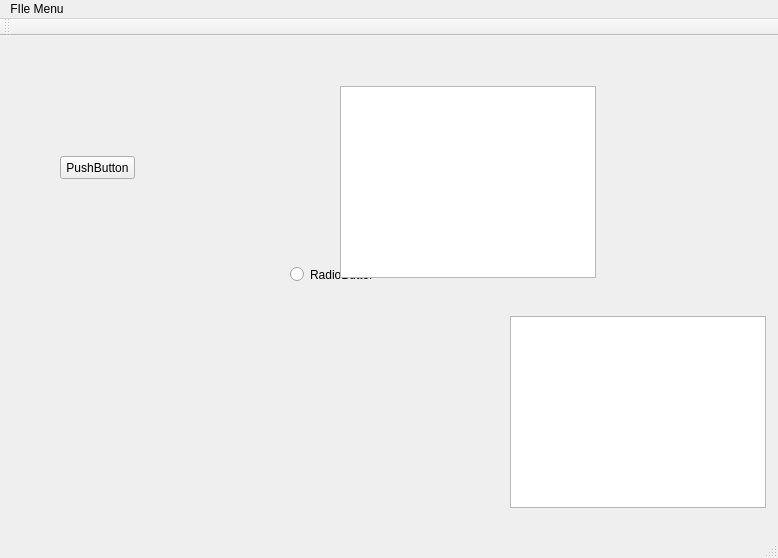
<?xml version="1.0" encoding="UTF-8"?>
<ui version="4.0">
 <class>MainWindow</class>
 <widget class="QMainWindow" name="MainWindow">
  <property name="geometry">
   <rect>
    <x>0</x>
    <y>0</y>
    <width>778</width>
    <height>558</height>
   </rect>
  </property>
  <property name="windowTitle">
   <string>MainWindow</string>
  </property>
  <widget class="QWidget" name="centralWidget">
   <widget class="QPushButton" name="pushButton">
    <property name="geometry">
     <rect>
      <x>60</x>
      <y>120</y>
      <width>75</width>
      <height>23</height>
     </rect>
    </property>
    <property name="text">
     <string>PushButton</string>
    </property>
   </widget>
   <widget class="QRadioButton" name="radioButton">
    <property name="geometry">
     <rect>
      <x>290</x>
      <y>230</y>
      <width>82</width>
      <height>17</height>
     </rect>
    </property>
    <property name="text">
     <string>RadioButton</string>
    </property>
   </widget>
   <widget class="QCommandLinkButton" name="commandLinkButton">
    <property name="geometry">
     <rect>
      <x>400</x>
      <y>160</y>
      <width>172</width>
      <height>41</height>
     </rect>
    </property>
    <property name="text">
     <string>CommandLinkButton</string>
    </property>
   </widget>
   <widget class="QWidget" name="verticalLayoutWidget">
    <property name="geometry">
     <rect>
      <x>450</x>
      <y>140</y>
      <width>160</width>
      <height>80</height>
     </rect>
    </property>
    <layout class="QVBoxLayout" name="verticalLayout"/>
   </widget>
   <widget class="QListWidget" name="listWidget">
    <property name="geometry">
     <rect>
      <x>510</x>
      <y>280</y>
      <width>256</width>
      <height>192</height>
     </rect>
    </property>
   </widget>
   <widget class="QColumnView" name="columnView">
    <property name="geometry">
     <rect>
      <x>340</x>
      <y>50</y>
      <width>256</width>
      <height>192</height>
     </rect>
    </property>
   </widget>
   <widget class="QStackedWidget" name="stackedWidget">
    <property name="geometry">
     <rect>
      <x>220</x>
      <y>340</y>
      <width>120</width>
      <height>80</height>
     </rect>
    </property>
    <widget class="QWidget" name="page"/>
    <widget class="QWidget" name="page_2"/>
   </widget>
  </widget>
  <widget class="QMenuBar" name="menuBar">
   <property name="geometry">
    <rect>
     <x>0</x>
     <y>0</y>
     <width>778</width>
     <height>21</height>
    </rect>
   </property>
   <widget class="QMenu" name="menuFIle_Menu">
    <property name="title">
     <string>FIle Menu</string>
    </property>
    <addaction name="actionNew_Project"/>
    <addaction name="actionOpen_Project"/>
    <addaction name="actionClose"/>
    <addaction name="actionSave"/>
    <addaction name="actionSave_AS"/>
   </widget>
   <addaction name="menuFIle_Menu"/>
  </widget>
  <widget class="QToolBar" name="mainToolBar">
   <attribute name="toolBarArea">
    <enum>TopToolBarArea</enum>
   </attribute>
   <attribute name="toolBarBreak">
    <bool>false</bool>
   </attribute>
  </widget>
  <widget class="QStatusBar" name="statusBar"/>
  <action name="actionNew_Project">
   <property name="text">
    <string>New Project</string>
   </property>
  </action>
  <action name="actionOpen_Project">
   <property name="text">
    <string>Open Project</string>
   </property>
  </action>
  <action name="actionClose">
   <property name="text">
    <string>Close </string>
   </property>
  </action>
  <action name="actionSave">
   <property name="text">
    <string>Save</string>
   </property>
  </action>
  <action name="actionSave_AS">
   <property name="text">
    <string>Save AS</string>
   </property>
  </action>
 </widget>
 <layoutdefault spacing="6" margin="11"/>
 <resources/>
 <connections/>
</ui>
